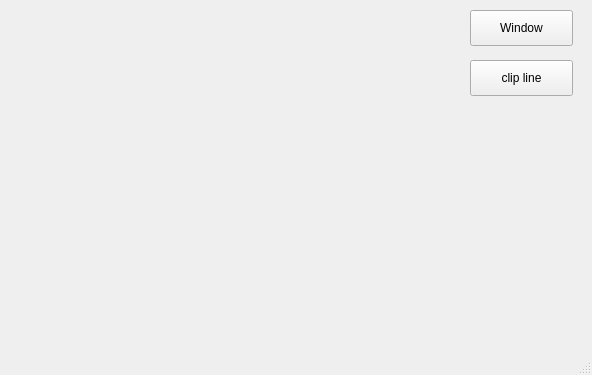
<?xml version="1.0" encoding="UTF-8"?>
<ui version="4.0">
 <class>MainWindow</class>
 <widget class="QMainWindow" name="MainWindow">
  <property name="geometry">
   <rect>
    <x>0</x>
    <y>0</y>
    <width>592</width>
    <height>375</height>
   </rect>
  </property>
  <property name="windowTitle">
   <string>MainWindow</string>
  </property>
  <widget class="QWidget" name="centralwidget">
   <widget class="QLabel" name="label">
    <property name="geometry">
     <rect>
      <x>0</x>
      <y>0</y>
      <width>1000</width>
      <height>800</height>
     </rect>
    </property>
    <property name="text">
     <string>TextLabel</string>
    </property>
   </widget>
   <widget class="QPushButton" name="pushButton">
    <property name="geometry">
     <rect>
      <x>470</x>
      <y>10</y>
      <width>103</width>
      <height>36</height>
     </rect>
    </property>
    <property name="text">
     <string>Window</string>
    </property>
   </widget>
   <widget class="QPushButton" name="pushButton_2">
    <property name="geometry">
     <rect>
      <x>470</x>
      <y>60</y>
      <width>103</width>
      <height>36</height>
     </rect>
    </property>
    <property name="text">
     <string>clip line</string>
    </property>
   </widget>
  </widget>
  <widget class="QMenuBar" name="menubar">
   <property name="geometry">
    <rect>
     <x>0</x>
     <y>0</y>
     <width>592</width>
     <height>29</height>
    </rect>
   </property>
  </widget>
  <widget class="QStatusBar" name="statusbar"/>
 </widget>
 <resources/>
 <connections/>
</ui>
